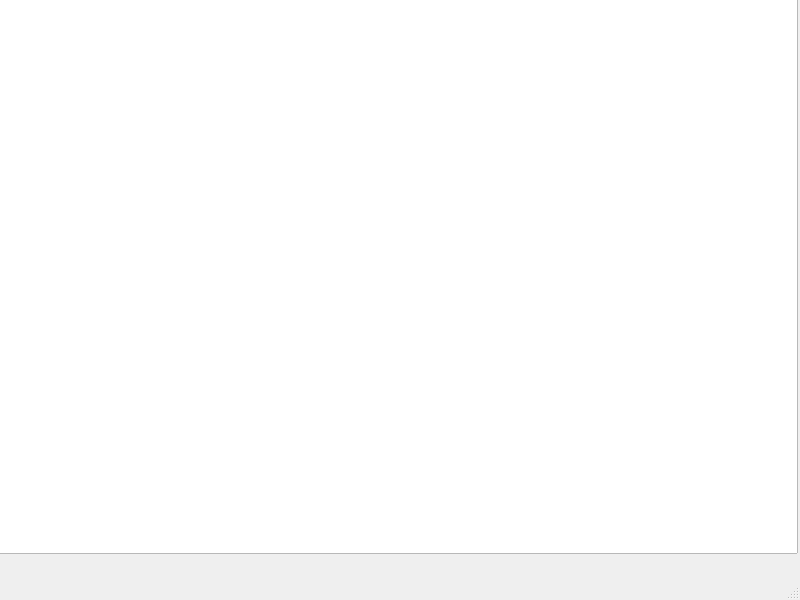
<?xml version="1.0" encoding="UTF-8"?>
<ui version="4.0">
 <class>MainWindow</class>
 <widget class="QMainWindow" name="MainWindow">
  <property name="geometry">
   <rect>
    <x>0</x>
    <y>0</y>
    <width>800</width>
    <height>600</height>
   </rect>
  </property>
  <property name="windowTitle">
   <string>MainWindow</string>
  </property>
  <widget class="QWidget" name="centralwidget">
   <widget class="QWidget" name="verticalLayoutWidget">
    <property name="geometry">
     <rect>
      <x>-3</x>
      <y>-7</y>
      <width>801</width>
      <height>561</height>
     </rect>
    </property>
    <layout class="QVBoxLayout" name="verticalLayout">
     <item>
      <widget class="QListView" name="listView"/>
     </item>
    </layout>
   </widget>
  </widget>
  <widget class="QMenuBar" name="menubar">
   <property name="geometry">
    <rect>
     <x>0</x>
     <y>0</y>
     <width>800</width>
     <height>21</height>
    </rect>
   </property>
  </widget>
  <widget class="QStatusBar" name="statusbar"/>
 </widget>
 <resources/>
 <connections/>
</ui>
